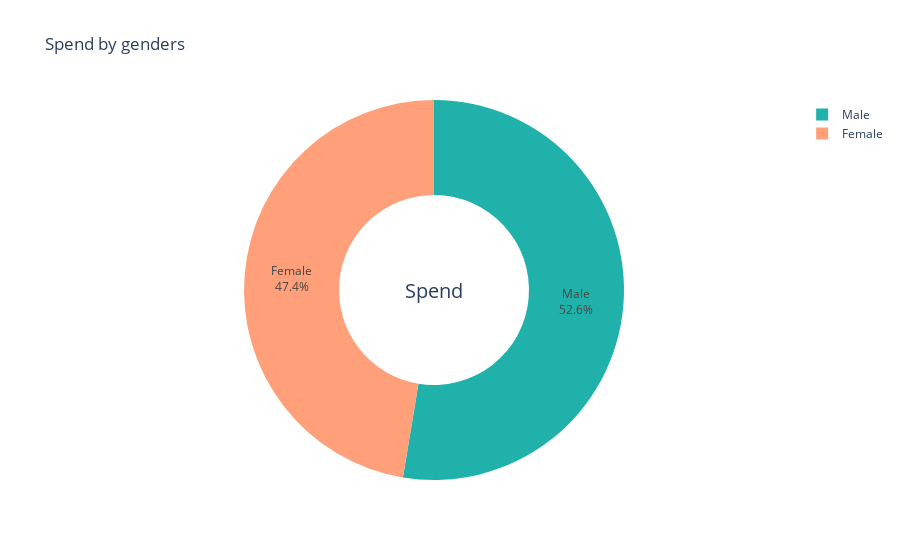

Notebook code for this chart:
### Code cell
fig = go.Figure(data=[go.Pie(labels=mmm['gender'], values=mmm['spend'], hole=0.5)])
fig.update_traces(textinfo='percent+label', marker=dict(colors=['#FFA07A', '#20B2AA']))

fig.update_layout(
    title='Spend by genders',
    annotations=[dict(text='Spend', x=0.5, y=0.5, font_size=20, showarrow=False)]
)

# Show the interactive plot
fig.show()

### Figure 1 — Plotly figure (JSON) as saved in the notebook; plotly's stock layout.template omitted (floating-point values rounded to 4 significant figures)
{"data": [{"hole": 0.5, "labels": ["Female", "Male"], "marker": {"colors": ["#FFA07A", "#20B2AA"]}, "textinfo": "percent+label", "type": "pie", "values": [573.4, 636.7]}], "layout": {"annotations": [{"font": {"size": 20}, "showarrow": false, "text": "Spend", "x": 0.5, "y": 0.5}], "title": {"text": "Spend by genders"}}}
